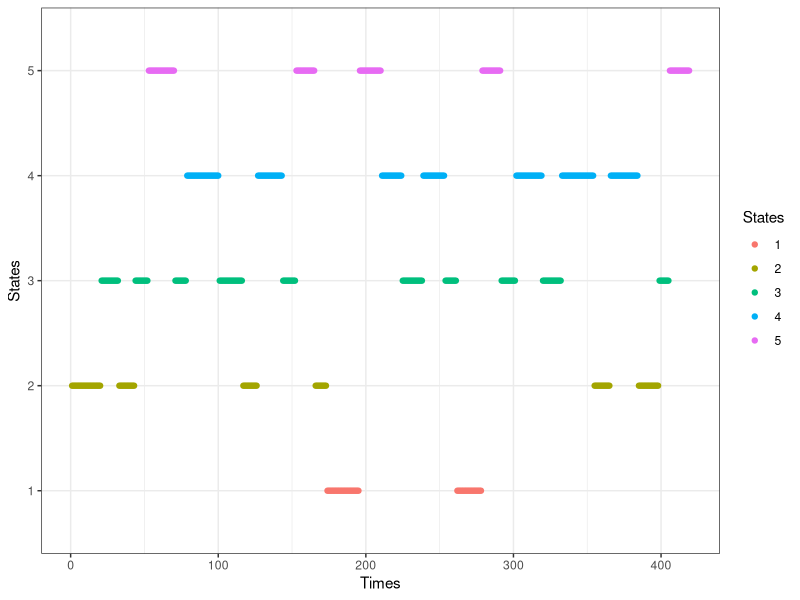
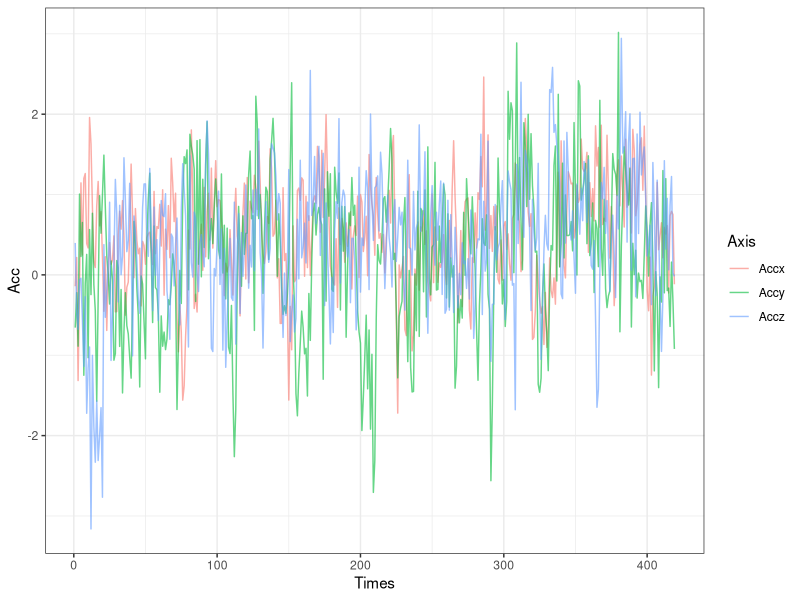

Recreate these plots in R, in order.
library(tidyverse)
# This script performes some simultions of the model presented
#######################################################################
############################### Simulations ###########################
#######################################################################

### 1. Set model's parameters

# Sojourn time parameters
lambda=c(20,13,10.8,15.8,17.2) 
M=length(lambda) # Number of possible states

# Parameters of AR models
alphas=list()
alphas[[1]]=c(0.2,0.3,0.4) # alpha parameter for state 1 for the three acc axis
alphas[[2]]=c(0.7,0.2,-0.2) # alpha parameter for state 2 for the three acc axis
alphas[[3]]=c(-.1,-.04,0.2) # alpha parameter for state 3 for the three acc axis
alphas[[4]]=c(0.6,0.6,0.5) # alpha parameter for state 4 for the three acc axis
alphas[[5]]=c(0.4,-0.3,0.3) # alpha parameter for state 5 for the three acc axis

betas1=list() 
betas1[[1]]=c(0.4,0.5,.1) # beta1 for state 1 for the three acc axis
betas1[[2]]=c(0.2,0.35,.6) # beta1 for state 2 for the three acc axis
betas1[[3]]=c(0.5,0.6,.2) # beta1 for state 3 for the three acc axis
betas1[[4]]=c(0.1,0.2,.25) # beta1 for state 4 for the three acc axis
betas1[[5]]=c(0.3,0.4,.15) # beta1 for state 5 for the three acc axis

betas2=list() 
betas2[[1]]=c(NA,0.1,NA) # beta2 for state 1 for the three acc axis
betas2[[2]]=c(NA,0.2,.35) # beta2 for state 2 for the three acc axis
betas2[[3]]=c(NA,NA,NA) # beta2 for state 3 for the three acc axis
betas2[[4]]=c(0.1,0.1,NA) # beta2 for state 4 for the three acc axis
betas2[[5]]=c(0.15,NA,NA) # beta2 for state 5 for the three acc axis

betas3=list() 
betas3[[1]]=c(NA,NA,NA) # beta3 for state 1 for the three acc axis
betas3[[2]]=c(NA,NA,.05) # beta3 for state 2 for the three acc axis
betas3[[3]]=c(NA,NA,NA) # beta3 for state 3 for the three acc axis
betas3[[4]]=c(NA,0.01,NA) # beta3 for state 4 for the three acc axis
betas3[[5]]=c(NA,NA,NA) # beta3 for state 5 for the three acc axis

k=cbind(c(1,2,1),c(1,2,3),c(1,1,1),c(2,3,1),c(2,1,1)) # order of each model

## sigmas
sigma=cbind(c(0.5,0.8,0.7),c(0.5,0.8,0.7),c(0.5,0.8,0.7),c(0.5,0.8,0.7),c(0.5,0.8,0.7))

# Initial distributions
delta=rep(1,M)/M

# Trasition probability matrix:
# tmp_ii=0
tpm <- matrix(c(0, 0.34, 0.255, 0.105, 0.3,
                0.2, 0, 0.35, 0.25, 0.2,
                0.11, 0.25,0, 0.29,0.35,
                0.1, 0.2, 0.3, 0,0.4,
                0.25,0.15,0.20,0.4,0), byrow = T, nrow = 5)

# Number of total NAS sequence (i.e, number of changes)
Tc=30

### 2. Simulation of the NAS sequence 
states=numeric(Tc)
for (j in 1:Tc) {
  if (j == 1) {
    states[1] <- sample(x = 1:M, size = 1, prob = delta)
  } else {
    states[j] <- sample(x = 1:M, size = 1, prob = tpm[states[j -1], ])
  }
}

### 3. Simultation of the sojourn times 
Stimes=numeric(Tc)
for (j in 1:Tc) {
  Stimes[j] <- rpois(1,lambda [states[j]])
}
totL=sum(Stimes)

### 4. Simultation of the observations (AR models)
Obs=matrix(NA,nrow=3,ncol=totL)
st=rep(rep(states,times=Stimes),3)
set.seed(999)
Obs[,1:3]=cbind(t(rnorm(3,0,sd=sigma[1,st[1]])),t(rnorm(3,0,sd=sigma[2,st[1]])),
                t(rnorm(3,0,sd=sigma[3,st[1]])))
for (i in 4:totL)# change in state 
{
  for (j in 1:3)# acc axis
  {   
    # set the order of the actual model
    ars=na.omit(c(betas1[[st[i]]][j],
          betas2[[st[i]]][j],betas3[[st[i]]][j]))
    orde=length(ars)
    Obs[j,i]=alphas[[st[i]]][j]+Obs[j,(i-orde):(i-1)]%*%ars+rnorm(1,0,sigma[j,st[i]])
    }
}

### 7. Creation of the Data Frame with the simulated data
States=as.factor(rep(rep(states,times=Stimes),3))
Acc=c(Obs[1,],Obs[2,],Obs[3,])
Axis=c(rep('Accx',length(Obs[1,])),rep('Accy',length(Obs[2,])),
       rep('Accz',length(Obs[3,])))
Times=rep(seq(1,totL),3)
Obs.df=data.frame(Times,Acc,Axis,States)

### 6. Plot the simulations
# Plot state sequencies
ggplot(Obs.df %>% filter(Axis=='Accx')) + geom_point(aes(x=Times,y=States,col=States))+theme_bw()

# Plot the Observations
ggplot(Obs.df) + geom_line(aes(x=Times,y=Acc,col=Axis),alpha=0.6)+theme_bw()

Ks=matrix(0,ncol=4,nrow=15)
Ks[,1]=1
Ks[,2]=1
c=1
for (i in 1:3)
{
  for(j in 1:5)
  { 
    if (k[i,j]>1)
    {Ks[c,3]=1}
    
    if (k[i,j]>2)
    {Ks[c,4]=1}
    
    c=c+1
  }
}

# modifico la matriz de tpm y saco la diagonal 

tpm2=rbind(tpm[1,][-1],tpm[2,][-2], tpm[3,][-3], tpm[4,][-4],tpm[5,][-5])

